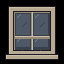

This game map was drawn from its Tiled (.tmx) file and the tilesets committed beside it. A one-line description and the full map source follow:
An orthogonal 2x2 tile map with 32x32 px tiles, 1 tile layer (Assembly), 3 tilesets.

<map version="1.10" orientation="orthogonal" renderorder="right-down" width="2" height="2" tilewidth="32" tileheight="32" infinite="0" nextlayerid="2" nextobjectid="1">
  <tileset firstgid="1" source="../floors.tsx" />
  <tileset firstgid="321" source="../walls.tsx" />
  <tileset firstgid="961" source="../architecture.tsx" />
  <layer id="1" name="Assembly" width="2" height="2">
    <data encoding="csv">
1481,1482,
1497,1498
</data>
  </layer>
</map>
